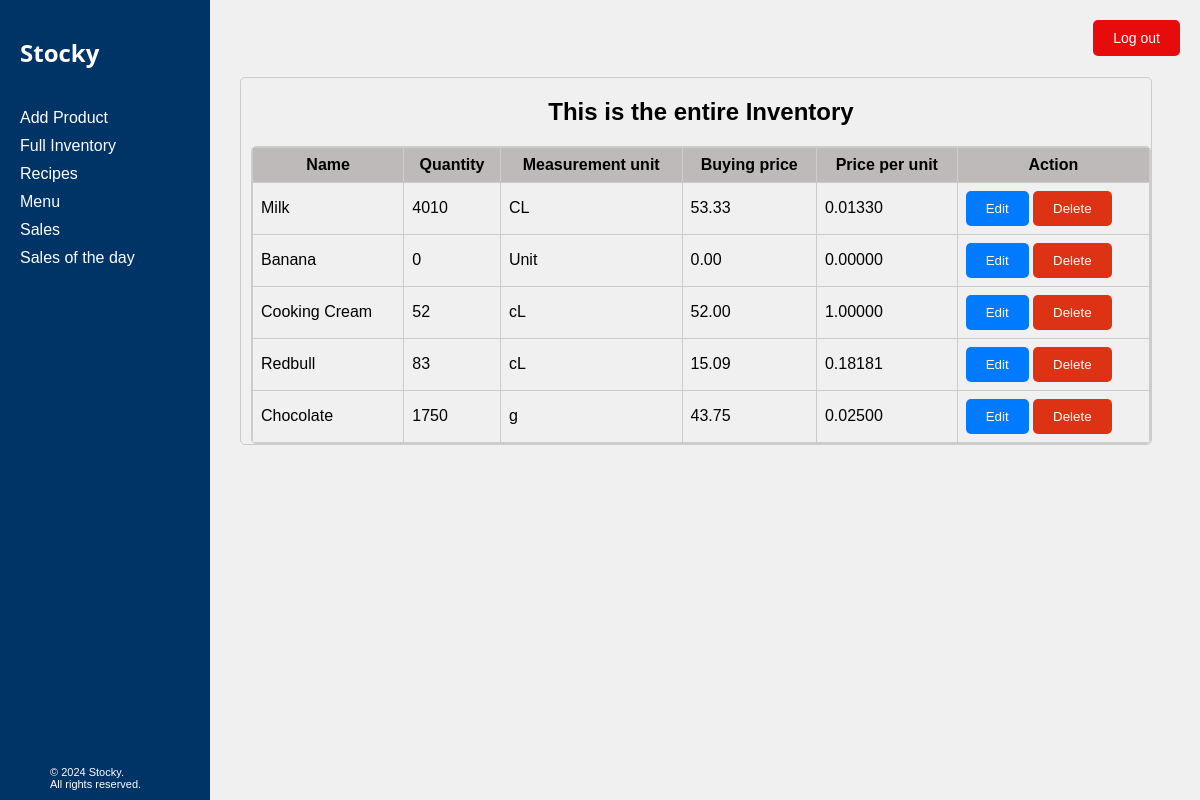
The page /stock_view/ (signed in) on the database its author committed.
### Inventory/models.py (models this page shows, shortened)
class Stock(models.Model):
    food = models.CharField(max_length = 100, verbose_name = " Food Name")
    quantity = models.DecimalField(max_digits=10,decimal_places= 0, default = 0)
    measurement_unit = models.CharField(max_length = 50)
    buying_price = models.DecimalField(max_digits=10,decimal_places= 2, default = 0.0)
    price_per_unit = models.DecimalField(max_digits=10,decimal_places= 5, default = 0.0)

### Inventory/views.py (the view, shortened to what this page needs)
# urls.py: path('stock_view/', views.stock_view, name="stock_view" ),
def stock_view(request):
    context = {}
    form = StockForm()
    stock = Stock.objects.all()
    context['stock']= stock
    context['form'] = form
    return render(request, 'Inventory/stock_view.html',context)

### Inventory/templates/Inventory/stock_view.html (shortened to what this page needs)
{% extends 'base.html' %}
{% block content %}
<div class="full-list">
<form method="post">
        <h2> This is the entire Inventory  </h2>
<div class="scrollable-table">
<table>
    <tr class="sticky-row" >
        <th> Name </th>
        <th> Quantity </th>
        <th> Measurement unit </th>
        <th> Buying price </th>
        <th> Price per unit </th>
        <th> Action </th>
    </tr>
    {% for item in stock %}
        <tr>
            {% if form.instance.id == item.id %}
            {% include 'Inventory/save.html' %}
            {% else %}
            <td> {{item.food}}</td>
            <td> {{item.quantity}}</td>
            <td> {{item.measurement_unit}}</td>
            <td> {{item.buying_price}}</td>
            <td> {{item.price_per_unit}}</td>
            <td>
                <button formnovalidate name="edit" value="{{ item.id }}"> Edit</button>
                <button formnovalidate name="delete" value="{{ item.id }}"  class="delete-button"> Delete</button>
            </td>
            {% endif %}
        </tr>
        {% endfor %}
</table>
</div>
</form>
</div>
{% endblock %}

### Inventory/static/css/bases.css (style rules this page uses)
body, h1, p, header, main, footer { margin: 0; padding: 0; }
body { font-family: Arial, sans-serif; background-color: #f0f0f0; padding: 20px; }

### Inventory/static/css/tables.css (style rules this page uses)
form button { padding: 10px 20px; border: none; border-radius: 5px; background-color: #007bff; color: #fff; cursor: pointer; }
.sticky-row { position: sticky; top: 0; background-color: #bebaba; z-index: 1; padding: 12px; }
.full-list { max-width: 900px; padding-left: 10px; border: 1px solid #ccc; border-radius: 5px; }
.full-list h2 { text-align: center; margin-bottom: 20px; }
.full-list .scrollable-table { border: 1px solid #ccc; border-radius: 5px; overflow-y: auto; max-height: 650px; }
.full-list .scrollable-table table { width: 100%; border-collapse: collapse; }
.full-list .scrollable-table th, .full-list .scrollable-table td { padding: 8px; border: 1px solid #ccc; }
.full-list .scrollable-table td .delete-button { background-color: #de3214; color: #fff; }

### rows shown on the page
Stock: food "Milk", quantity "4010", measurement_unit "CL", buying_price "53.33", price_per_unit "0.01330", {{ item.id }} 68 (drawn)
Stock: food "Banana", quantity "0", measurement_unit "Unit", buying_price "0.00", price_per_unit "0.00000", {{ item.id }} 70 (drawn)
Stock: food "Cooking Cream", quantity "52", measurement_unit "cL", buying_price "52.00", price_per_unit "1.00000", {{ item.id }} 73 (drawn)
Stock: food "Redbull", quantity "83", measurement_unit "cL", buying_price "15.09", price_per_unit "0.18181", {{ item.id }} 75 (drawn)
Stock: food "Chocolate", quantity "1750", measurement_unit "g", buying_price "43.75", price_per_unit "0.02500", {{ item.id }} 76 (drawn)
